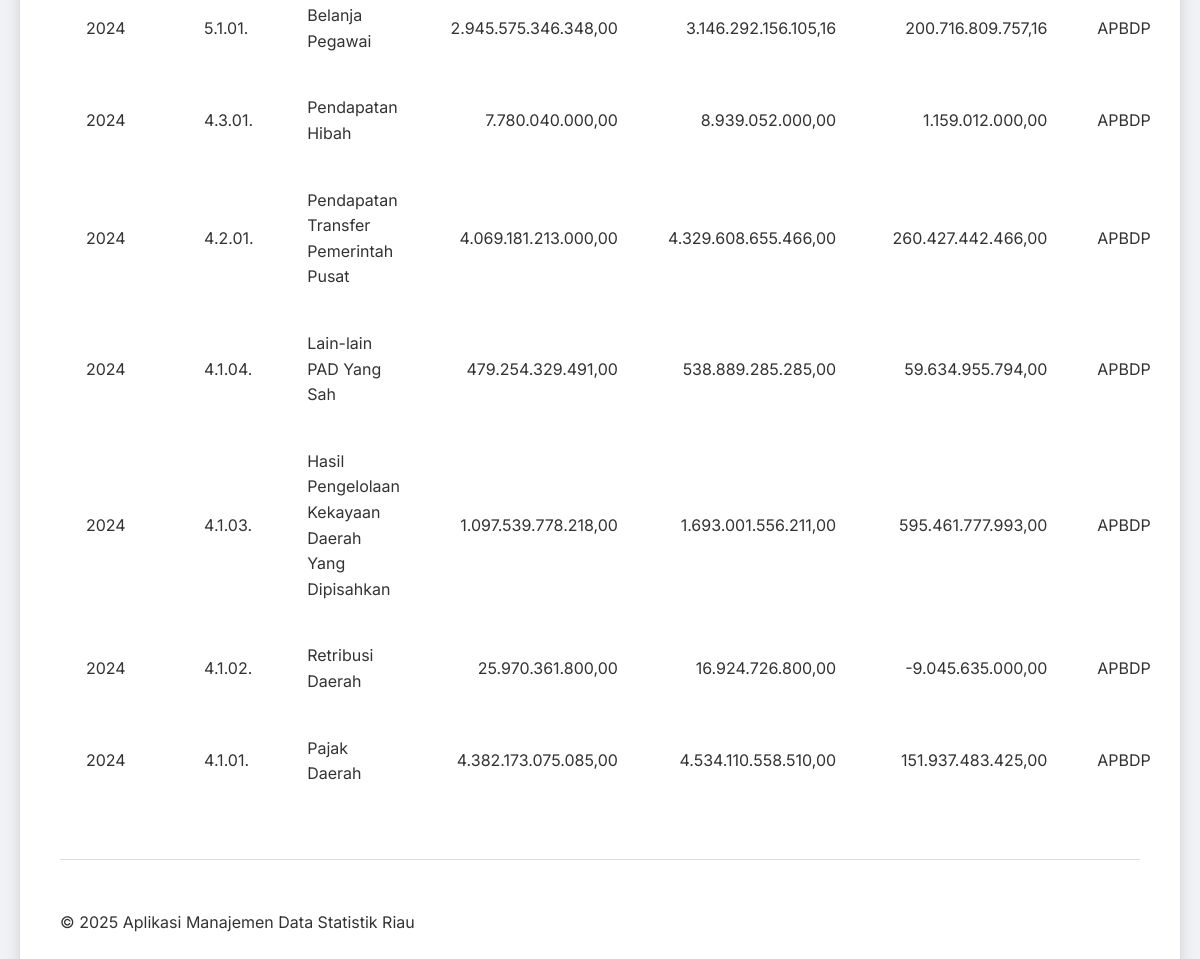
The app's page /pages/apbd-lampiran-satu/read.php?tahun=2024 (lower part), older data.
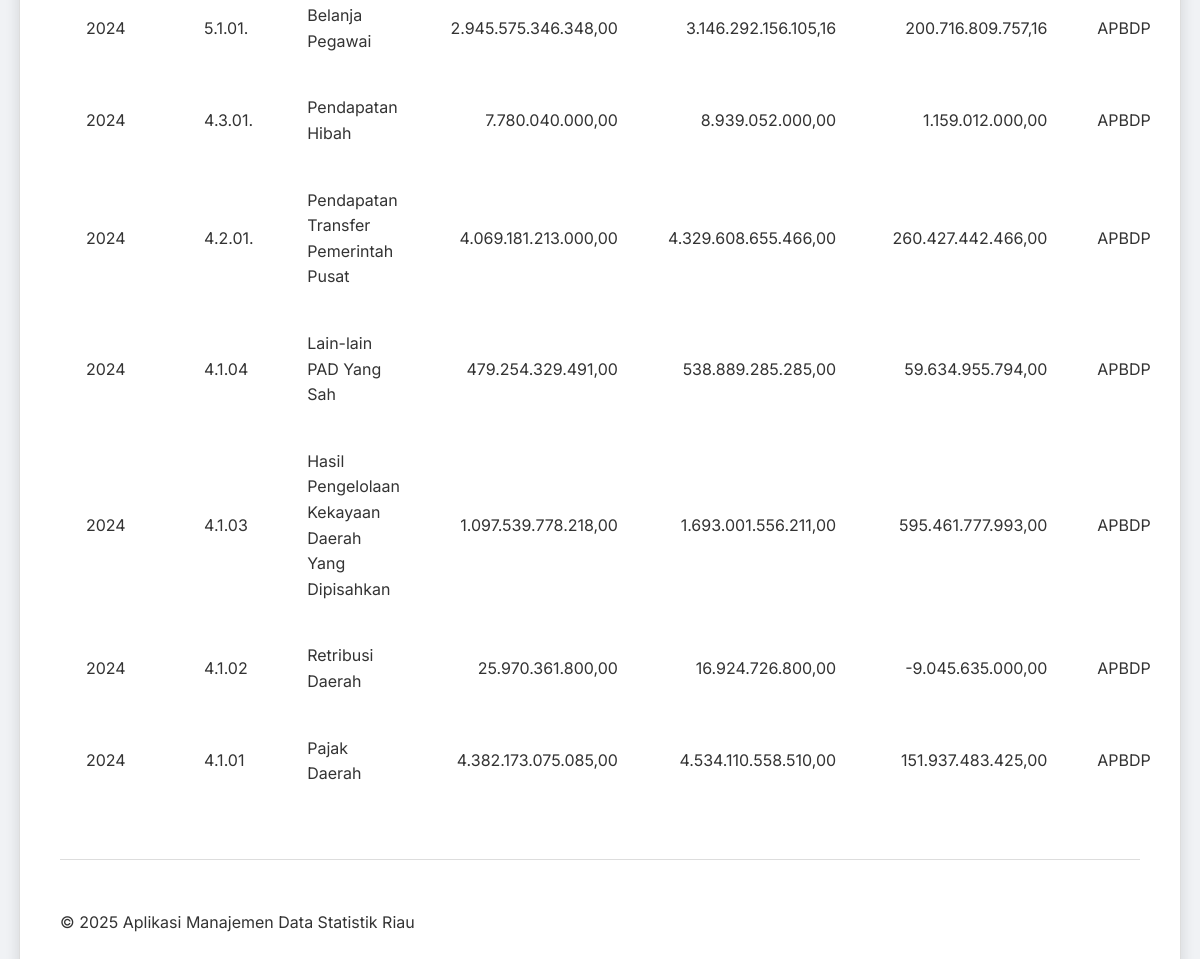
The same page, newer data.
### tables this page shows
CREATE TABLE `apbd_lampiran_1` (
  `id` int(11) NOT NULL,
  `tahun` int(5) DEFAULT NULL,
  `id_kode_urut` int(5) DEFAULT NULL,
  `jumlah_anggaran` decimal(18,2) DEFAULT NULL,
  `jumlah_perubahan` decimal(18,2) DEFAULT NULL,
  `id_jenis_apbd` int(5) DEFAULT NULL
);

CREATE TABLE `kode_urut` (
  `id` int(11) NOT NULL,
  `no_urut` varchar(11) DEFAULT NULL,
  `uraian` varchar(255) DEFAULT NULL,
  `akronim` varchar(255) DEFAULT NULL,
  `id_kode_level` int(11) DEFAULT NULL
);

CREATE TABLE `jenis_apbd` (
  `id` int(11) NOT NULL,
  `uraian` varchar(255) DEFAULT NULL,
  `akronim` varchar(255) DEFAULT NULL
);

### pages/apbd-lampiran-satu/read.php (the view, shortened to what this page needs)
<?php
include '../../config/database.php';
include '../../templates/header.php';
$selected_year = '';
if (isset($_GET['tahun']) && $_GET['tahun'] != '') {
    $selected_year = $_GET['tahun'];
}
$where_clause = "";
if ($selected_year != '') {
    $where_clause = " WHERE tahun= ?";
}
$sql = "SELECT a.id AS id, a.tahun AS tahun, b.no_urut AS kode, b.uraian AS nama_kode, jumlah_anggaran, jumlah_perubahan, c.nama_level AS level, d.akronim AS jenis_apbd
        FROM apbd_lampiran_1 AS a
        LEFT JOIN kode_urut AS b ON a.id_kode_urut = b.id
        LEFT JOIN kode_level AS c ON c.id = b.id_kode_level
        LEFT JOIN jenis_apbd AS d ON d.id = a.id_jenis_apbd
        " . $where_clause . "
        ORDER BY tahun, kode DESC";
$stmt = $conn->prepare($sql);
if ($selected_year != '') {
    $stmt->bind_param("s", $selected_year);
}
$stmt->execute();
$result = $stmt->get_result();
?>
<?php
if ($result->num_rows > 0):
?>
    <table>
        <tbody>
            <?php
            while ($row = $result->fetch_assoc()):
            ?>
                <tr>
                    <td><?php echo htmlspecialchars($row['tahun']); ?></td>
                    <td><?php echo htmlspecialchars($row['kode']); ?></td>
                    <td><?php echo htmlspecialchars($row['nama_kode']); ?></td>
                    <td style="text-align:right"><?php echo htmlspecialchars(number_format($row['jumlah_anggaran'] ?? 0, 2, ',', '.')); ?></td>
                    <td style="text-align:right"><?php echo htmlspecialchars(number_format($row['jumlah_perubahan'] ?? 0, 2, ',', '.')); ?></td>
                    <td style="text-align:right"><?php echo htmlspecialchars(number_format(($row['jumlah_perubahan'] - $row['jumlah_anggaran']) ?? 0, 2, ',', '.')); ?></td>
                    <td><?php echo htmlspecialchars($row['jenis_apbd']); ?></td>
                </tr>
            <?php endwhile; ?>
        </tbody>
    </table>
<?php else: ?>
    <p>Belum ada data.</p>
<?php endif; ?>
<?php
include '../../templates/footer.php';
?>

Row changes from the older to the newer data that the page shows:
changed through a linked row, apbd_lampiran_1 "Lain-lain PAD Yang Sah": id_kode_urut.no_urut "4.1.04." → "4.1.04"
changed through a linked row, apbd_lampiran_1 "Hasil Pengelolaan Kekayaan Daerah Yang Dipisahkan": id_kode_urut.no_urut "4.1.03." → "4.1.03"
changed through a linked row, apbd_lampiran_1 "Retribusi Daerah": id_kode_urut.no_urut "4.1.02." → "4.1.02"
changed through a linked row, apbd_lampiran_1 "Pajak Daerah": id_kode_urut.no_urut "4.1.01." → "4.1.01"
